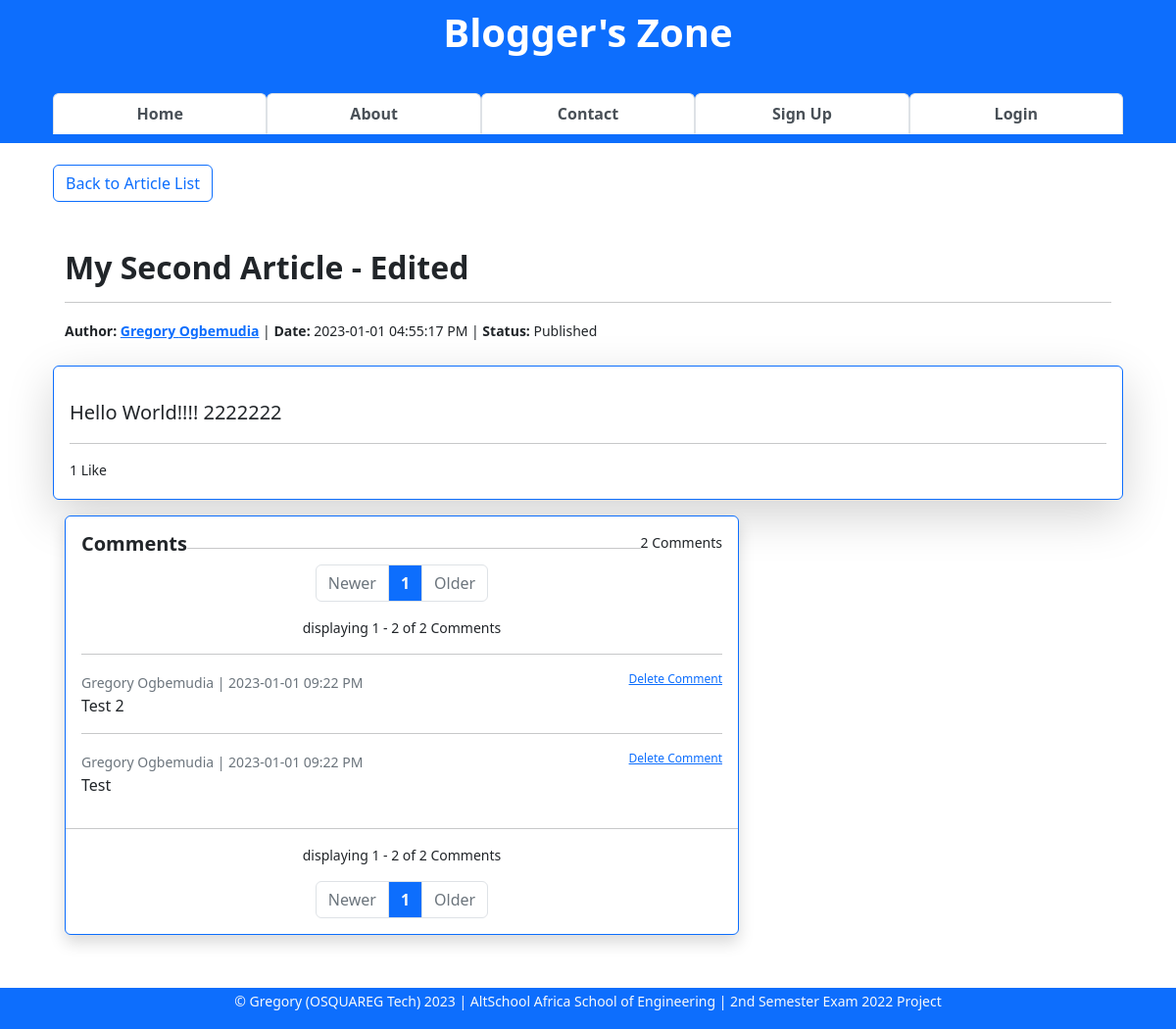
The page /article/view/2/ on the database as committed earlier.
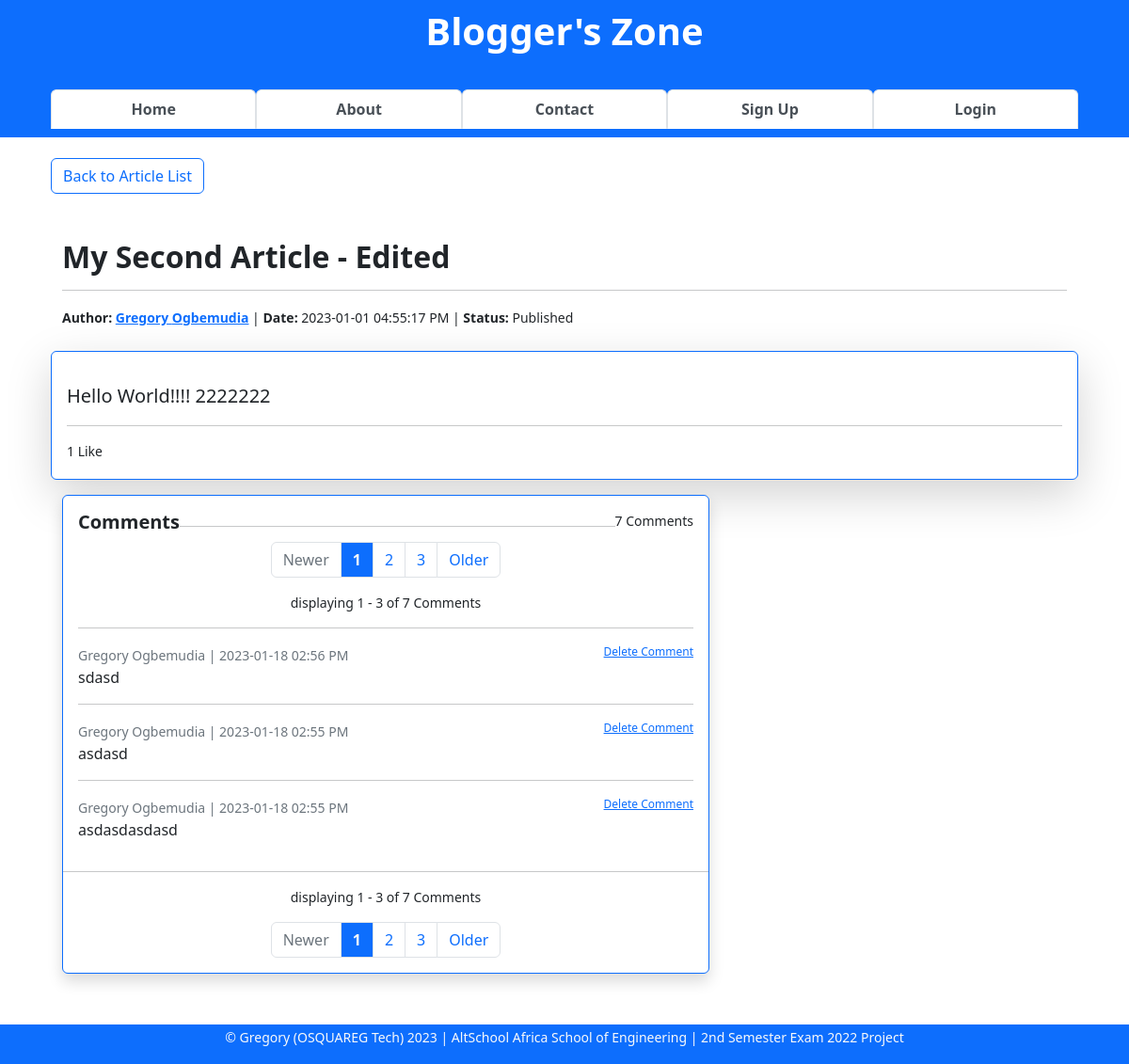
The same page on the database as committed later.
### app/models.py (models this page shows, shortened)
class Comment(db.Model):
    __tablename__ = "comments"
    id = db.Column(db.Integer, primary_key=True)
    comment = db.Column(db.Text(), nullable=False)
    date_added = db.Column(db.DateTime, default=datetime.utcnow)
    edited = db.Column(db.Boolean, default=False)
    user_id = db.Column(db.Integer, db.ForeignKey("users.id", ondelete="CASCADE"))
    article_id = db.Column(db.Integer, db.ForeignKey("articles.id", ondelete="CASCADE"))
    likes = db.relationship("CommentLike", backref="comments")

class User(db.Model, UserMixin):
    __tablename__ = "users"
    id = db.Column(db.Integer, primary_key=True)
    firstname = db.Column(db.String(255), nullable=False)
    lastname = db.Column(db.String(255), nullable=False)
    username = db.Column(db.String(25), nullable=False, unique=True)
    email = db.Column(db.Text(150), nullable=False, unique=True)
    password_hash = db.Column(db.Text(255), nullable=False, unique=True)
    bio = db.Column(db.Text(), nullable=True)
    date_joined = db.Column(db.DateTime, default=datetime.utcnow)
    is_active = db.Column(db.Boolean, default=True)
    is_admin = db.Column(db.Boolean, default=False)
    profile_pic = db.Column(db.String(), nullable=True)
    last_updated_by = db.Column(db.String)
    last_updated_on = db.Column(db.DateTime, onupdate=datetime.utcnow)
    articles = db.relationship("Article", backref="author")
    comments = db.relationship("Comment", backref="commenter")
    article_likes = db.relationship("ArticleLike", backref="art_liker")
    comment_likes = db.relationship("CommentLike", backref="com_liker")

### app/article/article.py (the view)
@blueprint.route("/view/<int:id>/", methods=["GET", "POST"])
@blueprint.route("/view/<int:id>/<slug>", methods=["GET", "POST"])
def view(id: int, slug=None):
    form = CommentForm()
    article = Article.query.get_or_404(id)
    comments = Comment.query\
        .filter(Comment.article_id == article.id)\
        .order_by(Comment.date_added.desc())
    comments, next_page, prev_page, page = paginate_query(comments, "article.view", id=id)
    comment_cnts = db.session.query(func.count(Comment.comment).label("count"))\
        .filter(Comment.article_id == article.id)\
        .all()
    comment_count = comment_cnts[0][0]
    article_likes_cnts = db.session.query(func.count(ArticleLike.user_id).label("count"))\
        .filter(ArticleLike.article_id == article.id)\
        .all()
    article_likes_count = article_likes_cnts[0][0]
    user_article_like = db.session.query(ArticleLike)\
        .filter(ArticleLike.article_id == article.id)\
        .all()
    context = {
        "form": form,
        "article": article,
        "comments": comments,
        "comment_count": comment_count,
        "article_likes_count": article_likes_count,
        "user_article_like": user_article_like,
        "next_page": next_page,
        "prev_page": prev_page,
        }
    if not article.is_draft or current_user.is_admin:
        return render_template("view-article.html", title=f"{article.title} - View Article", **context)
    else:
        return redirect(url_for("user.dashboard"))

### app/main.py (called while the page is built)
@app.before_request
def before_request():
    session.permanent = True
    app.permanent_session_lifetime = timedelta(minutes=int(sett.login_session_minutes))

### app/article/templates/view-article.html (shortened to what the changed rows need)
{% extends 'base.html' %}
{% block content %}
<div class="container">
    <br><br>
    <div class="container">
        <h2 style="font-weight:bold">{{ article.title }}</h2>
    </div>
    <br>
    <section class="comment-section container row">
        <div class="col-8">
            <div class="card col-auto shadow border border-primary">
                <div class="card-body">
                    <div class="card-title">
                        <h5 class="float-start"><b>Comments</b></h5>
                        <small class="float-end">
                            {% if comment_count > 1 %}
                            {{ comment_count }} Comments
                            {% else %}
                            {{ comment_count }} Comment
                            {% endif %}
                        </small>
                    </div>
                    <hr>
                    {% if comments.total == 0 %}
                    <p class="card-text">No comment yet. Be the first to comment!</p>
                    <hr>
                    {% else %}
                    {% if comments.total > 0 %}
                    <nav aria-label="Page navigation example">
                        <div class="pagination justify-content-center mb-3">
                            {% for page in comments.iter_pages(left_edge=1, right_edge=1, left_current=1, right_current=1) %}
                            {% if page %}
                                {% if page != comments.page %}
                                <li class="page-item">
                                    <a href="{{ url_for('article.view', id=article.id, slug=article.slug,page=page) }}" class="page-link">{{ page }}</a>
                                </li>
                                {% else %}
                                <li class="page-item">
                                    <strong class="page-link disabled bg-primary text-light">{{ page }}</strong>
                                </li>
                                {% endif %}
                            {% else %}
                            <li class="page-item"><span class="ellipsis page-link disabled">...</span></li>
                            {% endif %}
                            {% endfor %}
                            <li class="page-item">
                                {% if next_page %}
                                <a class="page-link" href="{{ url_for('article.view', page=comments.next_num, id=article.id, slug=article.slug) if comments.has_next else None }}">Older</a>
                                {% else %}
                                <a class="page-link disabled" href="{{ next_page }}">Older</a>
                                {% endif %}
                            </li>
                        </div>
                        <center>
                            <small>
                                <p>
                                    displaying {{ ((comments.page - 1) * comments.per_page) + 1 }}
                                    {% if comments.total > comments.per_page %}
                                        {% if (comments.page * comments.per_page) > comments.total %}
                                        - {{ comments.total }} of {{ comments.total }} Comments
                                        {% else %}
                                        - {{ comments.page * comments.per_page }} of {{ comments.total }} Comments
                                        {% endif %}
                                    {% else %}
                                        {% if comments.total > 1 %}
                                        - {{ comments.total }} of {{ comments.total }} Comments
                                        {% else %}
                                        Comment
                                        {% endif %}
                                    {% endif %}
                                </p>
                            </small>
                        </center>
                    </nav>
                    {% endif %}
                    {% for comment in comments.items %}
                    <hr>
                    <small class="card-subtitle mb-2 text-muted fs-7">
                        {{ comment.commenter.firstname }} {{ comment.commenter.lastname }}
                        | {{ comment.date_added.strftime('%Y-%m-%d %I:%M %p') }}
                    </small>
                    <small class="float-end" style="font-size:12px"><a href="{{ url_for('comment.delete', id=comment.id) }}">Delete Comment</a></small>
                    <p class="card-text">{{ comment.comment }}</p>
                    {% endfor %}
                    {% endif %}
                </div>
                {% if comments.total > 0 %}
                <nav aria-label="Page navigation example">
                    <center>
                        <small>
                            <p>
                                displaying {{ ((comments.page - 1) * comments.per_page) + 1 }}
                                {% if comments.total > comments.per_page %}
                                    {% if (comments.page * comments.per_page) > comments.total %}
                                    - {{ comments.total }} of {{ comments.total }} Comments
                                    {% else %}
                                    - {{ comments.page * comments.per_page }} of {{ comments.total }} Comments
                                    {% endif %}
                                {% else %}
                                    {% if comments.total > 1 %}
                                    - {{ comments.total }} of {{ comments.total }} Comments
                                    {% else %}
                                    Comment
                                    {% endif %}
                                {% endif %}
                            </p>
                        </small>
                    </center>
                    <div class="pagination justify-content-center mb-3">
                        {% for page in comments.iter_pages(left_edge=1, right_edge=1, left_current=1, right_current=1) %}
                        {% if page %}
                        {% if page != comments.page %}
                        <li class="page-item">
                            <a href="{{ url_for('article.view', id=article.id, slug=article.slug,page=page) }}"
                                class="page-link">{{ page }}</a>
                        </li>
                        {% else %}
                        <li class="page-item">
                            <strong class="page-link disabled bg-primary text-light">{{ page }}</strong>
                        </li>
                        {% endif %}
                        {% else %}
                        <li class="page-item"><span class="ellipsis page-link disabled">...</span></li>
                        {% endif %}
                        {% endfor %}
                        <li class="page-item">
                            {% if next_page %}
                            <a class="page-link"
                                href="{{ url_for('article.view', page=comments.next_num, id=article.id, slug=article.slug) if comments.has_next else None }}">Older</a>
                            {% else %}
                            <a class="page-link disabled" href="{{ next_page }}">Older</a>
                            {% endif %}
                        </li>
                    </div>
                </nav>
                {% endif %}
            </div>
            <br>
        </div>
    </section>
</div>
{% endblock content %}

Rows that differ between the two databases and show on the page:
no longer on this page (row unchanged): Comment: commenter.firstname "Gregory", commenter.lastname "Ogbemudia", date_added "2023-01-01 09:22 PM", comment "Test 2"
no longer on this page (row unchanged): Comment: commenter.firstname "Gregory", commenter.lastname "Ogbemudia", date_added "2023-01-01 09:22 PM", comment "Test"
added Comment: commenter.firstname "Gregory", commenter.lastname "Ogbemudia", date_added "2023-01-18 02:56 PM", comment "sdasd"
added Comment: commenter.firstname "Gregory", commenter.lastname "Ogbemudia", date_added "2023-01-18 02:55 PM", comment "asdasd"
added Comment: commenter.firstname "Gregory", commenter.lastname "Ogbemudia", date_added "2023-01-18 02:55 PM", comment "asdasdasdasd"
Other text that changed with them:
{{ comment_count }}: "2" → "7"
{{ comments.page * comments.per_page }}: (not shown) → "3"
{{ comments.total }}: (not shown) → "7"
{{ comments.total }}: "2" → (not shown)
new list line: "2"
new list line: "3"
